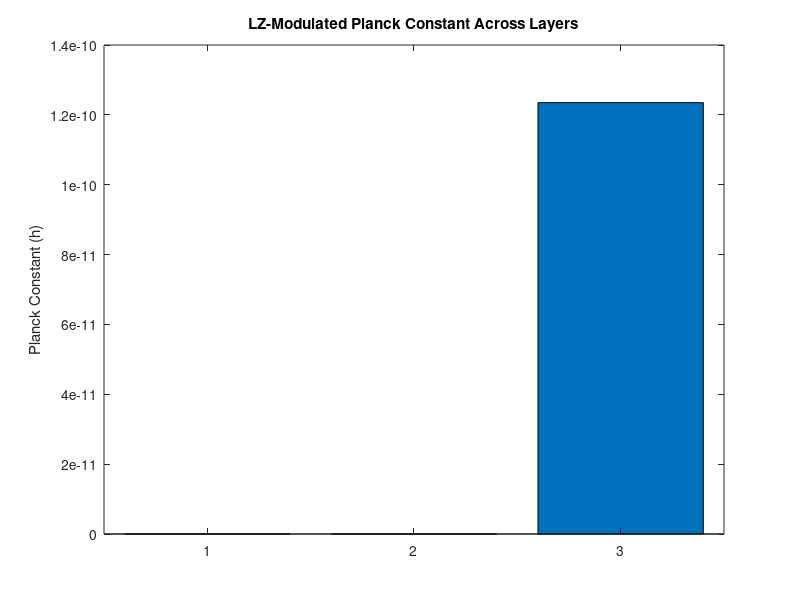

Write the MATLAB code that produced this figure.
alpha = [6.626e-34, 1.0e-20, 1.0e-10]; % FIELD proportionality
amplitude = [1e-9, 1e-3, 1.0]; % Oscillatory amplitude
LZ = 1.23498; % Scalable amplitude

h_dynamic = LZ .* alpha .* amplitude; % LZ scales h across layers
bar(h_dynamic);
ylabel('Planck Constant (h)');
title('LZ-Modulated Planck Constant Across Layers');